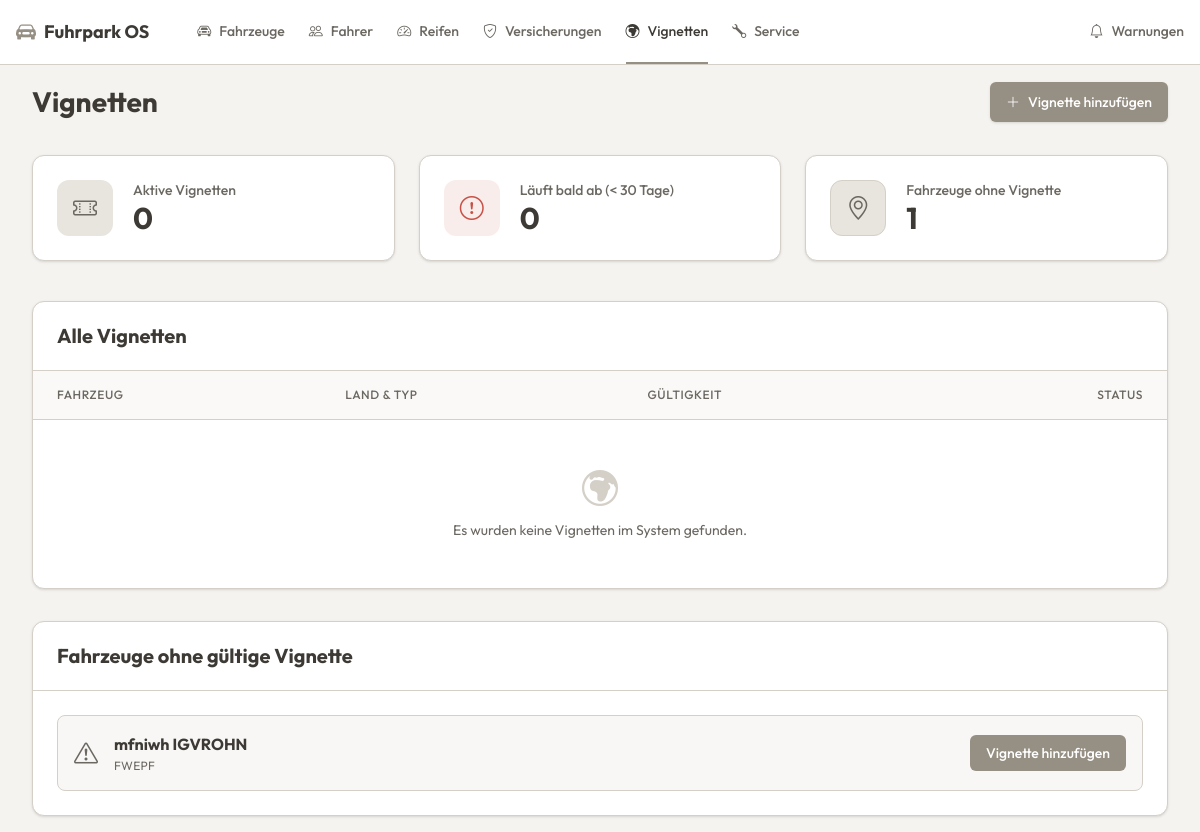
Page /views/vehicles/vignette_list.php on the earlier database version.
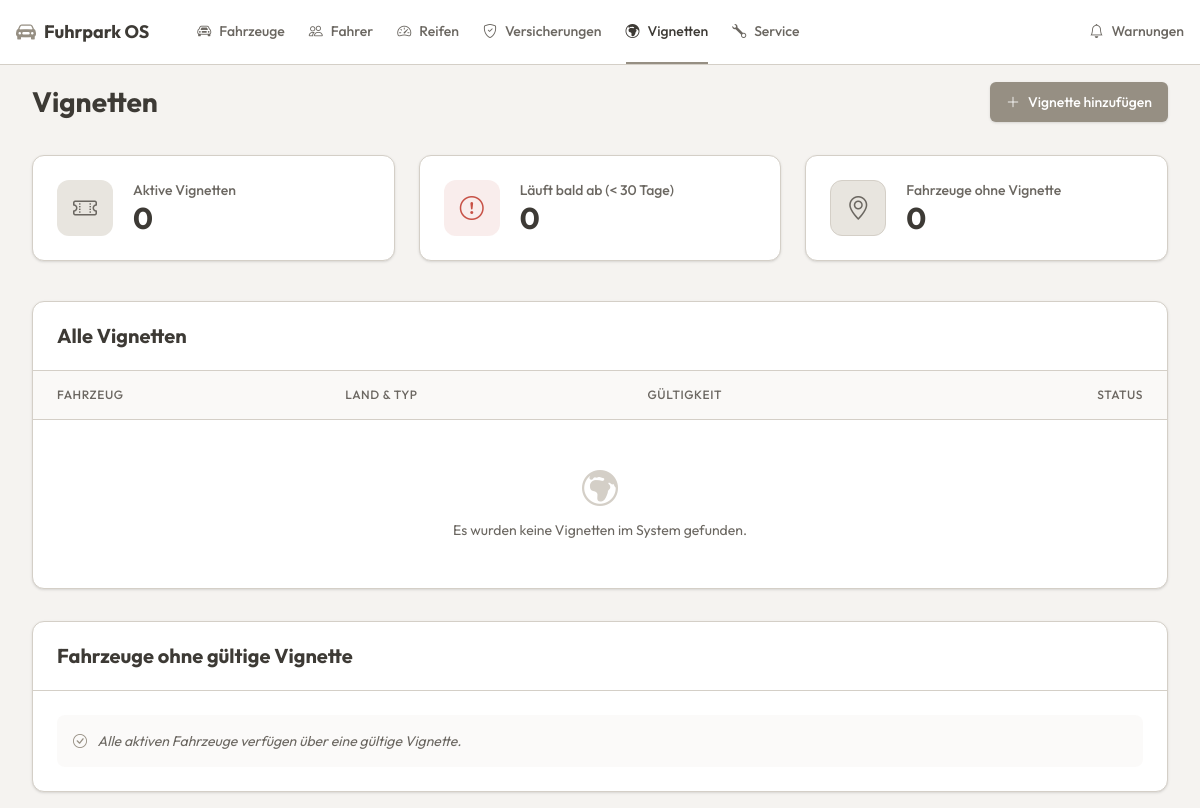
Same page on the later database version.
### tables this page shows
CREATE TABLE fahrzeuge (
        id INTEGER PRIMARY KEY AUTOINCREMENT,
        kennzeichen TEXT NOT NULL,
        fahrzeug_typ TEXT NOT NULL,
        marke TEXT NOT NULL,
        modell TEXT NOT NULL,
        vin TEXT NOT NULL,
        status TEXT DEFAULT 'Aktiv',
        fahrer_id INTEGER DEFAULT NULL,
        naechster_tuev TEXT NOT NULL,
        naechster_service TEXT NOT NULL
    );

### views/vehicles/vignette_list.php (the view, shortened to what the changed rows need)
<?php
require '../../config/db.php';
$sqlNoVig = "SELECT id, marke, modell, kennzeichen
             FROM fahrzeuge
             WHERE status = 'Aktiv' AND id NOT IN (
                 SELECT fahrzeug_id FROM vignette WHERE gueltig_bis >= date('now')
             )";
$noVigVehicles = $pdo->query($sqlNoVig)->fetchAll(PDO::FETCH_ASSOC);
$noVigCount = count($noVigVehicles);
?>
<!DOCTYPE html>
<html lang="de">
<head>
    <link href="https://cdn.jsdelivr.net/npm/bootstrap-icons@1.10.5/font/bootstrap-icons.css" rel="stylesheet">
    <script src="https://unpkg.com/@tailwindcss/browser@4"></script>
</head>
<body>
<?php include '../../components/navbar.php'; ?>
<main class="max-w-[1300px] mx-auto px-4 sm:px-6 lg:px-8 py-4">
    <div class="flex flex-col sm:flex-row justify-between items-start sm:items-center mb-8 gap-4">
        <h1 class="text-[28px] font-bold text-foreground">Vignetten</h1>
    </div>
    <div class="grid grid-cols-1 md:grid-cols-3 gap-6 mb-10">
        <div class="bg-card rounded-xl p-6 shadow-sm border border-border flex items-center gap-5">
            <div>
                <div class="text-sm text-muted-foreground font-medium">Fahrzeuge ohne Vignette</div>
                <div class="text-3xl font-bold text-foreground"><?= $noVigCount ?></div>
            </div>
        </div>
    </div>
    <div class="bg-card border border-border rounded-xl shadow-sm overflow-hidden mb-8">
        <div class="px-6 py-5 border-b border-border">
            <h2 class="text-xl font-bold text-foreground">Alle Vignetten</h2>
        </div>
        <div class="overflow-x-auto">
            <table class="w-full text-sm text-left whitespace-nowrap">
                <thead class="text-xs text-muted-foreground uppercase bg-background/50 border-b border-border tracking-wider">
                <tr>
                    <th class="px-6 py-4 font-medium">Fahrzeug</th>
                    <th class="px-6 py-4 font-medium">Land & Typ</th>
                    <th class="px-6 py-4 font-medium">Gültigkeit</th>
                    <th class="px-6 py-4 font-medium text-right">Status</th>
                </tr>
                </thead>
            </table>
        </div>
    </div>
    <div class="bg-card border border-border rounded-xl shadow-sm overflow-hidden">
        <div class="px-6 py-5 border-b border-border">
            <h2 class="text-xl font-bold text-foreground">Fahrzeuge ohne gültige Vignette</h2>
        </div>
        <div class="p-6 space-y-3">
            <?php if (empty($noVigVehicles)): ?>
                <div class="text-sm text-muted-foreground italic bg-muted/20 p-4 rounded-lg">
                    <i class="bi bi-check-circle text-primary mr-2"></i> Alle aktiven Fahrzeuge verfügen über eine gültige Vignette.
                </div>
            <?php else: ?>
                <?php foreach ($noVigVehicles as $uv): ?>
                    <div class="bg-muted/30 border border-border rounded-lg p-4 flex flex-col sm:flex-row justify-between items-start sm:items-center gap-4 transition-colors hover:shadow-sm">
                        <div class="flex items-center gap-4">
                            <i class="bi bi-exclamation-triangle text-2xl text-muted-foreground"></i>
                            <div>
                                <div class="font-bold text-foreground">
                                    <?= htmlspecialchars($uv['marke']) ?> <?= htmlspecialchars($uv['modell']) ?>
                                </div>
                                <div class="text-xs text-muted-foreground uppercase mt-0.5 tracking-wide">
                                    <?= htmlspecialchars($uv['kennzeichen']) ?>
                                </div>
                            </div>
                        </div>
                        <a href="../vehicles/vignette_form.php?vehicle_id=<?= $uv['id'] ?>" class="flex items-center gap-2 text-sm font-medium bg-[#968F83] text-white hover:bg-[#8a8270] transition-colors px-4 py-2 rounded-md shrink-0">
                            Vignette hinzufügen
                        </a>
                    </div>
                <?php endforeach; ?>
            <?php endif; ?>
        </div>
    </div>
</main>
</body>
</html>

### components/navbar.php (shortened to what the changed rows need)
<?php
$currentPage = basename($_SERVER['SCRIPT_NAME']);
?>
<nav class="bg-card border-b border-border sticky top-0 z-50">
    <div class="max-w-[1300px] mx-auto px-4 h-16 flex items-center gap-8 overflow-x-auto no-scrollbar">
        <div class="flex items-center gap-6 h-full text-sm font-medium">
            <?php
            $navItems = [
                    ['Fahrzeuge', 'bi-car-front', ['index.php', 'vehicle_details.php', 'vehicle_form.php'], 'index.php'],
                    ['Fahrer', 'bi-people', ['drivers_list.php', 'driver_form.php', 'assign_driver.php'], 'views/drivers/drivers_list.php'],
                    ['Reifen', 'bi-speedometer2', ['tires_list.php', 'tire_form.php'], 'views/vehicles/tires_list.php'],
                    ['Versicherungen', 'bi-shield-check', ['insurance_list.php', 'insurance_form.php'], 'views/vehicles/insurance_list.php'],
                    ['Vignetten', 'bi-globe-europe-africa', ['vignette_list.php', 'vignette_form.php'], 'views/vehicles/vignette_list.php'],
                    ['Service', 'bi-wrench', ['service_list.php', 'service_form.php'], 'views/service/service_list.php']
            ];
            foreach ($navItems as $item):
                $isActive = in_array($currentPage, $item[2])
                        ? 'border-primary text-foreground'
                        : 'border-transparent text-muted-foreground hover:text-foreground hover:border-border';
                ?>
                <a href="<?= BASE_URL . $item[3] ?>" class="flex items-center gap-2 h-full border-b-2 transition-colors whitespace-nowrap <?= $isActive ?>">
                    <i class="bi <?= $item[1] ?>"></i> <?= $item[0] ?>
                </a>
            <?php endforeach; ?>
        </div>
    </div>
</nav>

Differences in the rows shown:
removed fahrzeuge: marke "mfniwh", modell "IGVROHN", kennzeichen "FWEPF"
Other differences:
$noVigCount: "1" → "0"
text now shown: "Alle aktiven Fahrzeuge verfügen über eine gültige Vignette."
